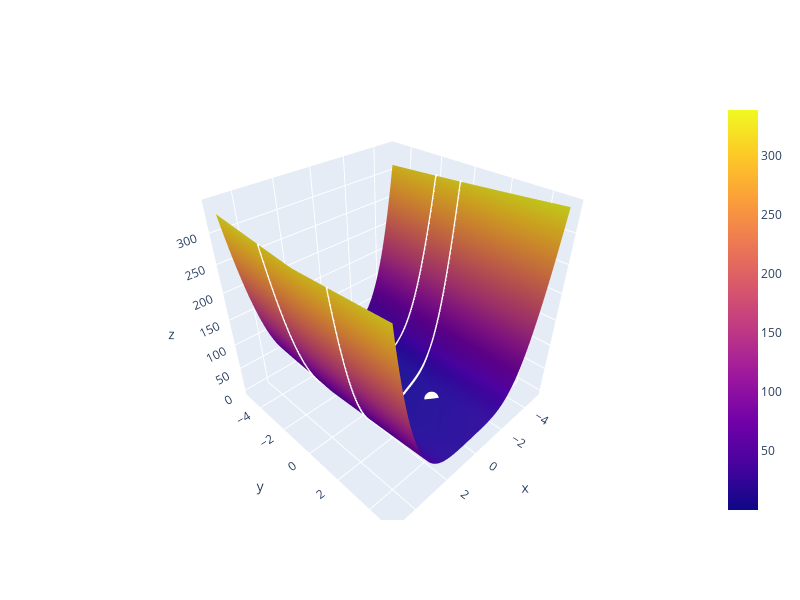

Notebook code for this chart:
### Code cell
fig = go.Figure(data=[
    go.Surface(z=f, x=X1, y=X2),
    go.Scatter3d(
        x=l1x1, y=l1x2, z=l1z,
        marker=dict(color='white', size=1),
        line=dict(color='white', width=5),
        name=''
    ),
    go.Scatter3d(
        x=l2x1, y=l2x2, z=l2z+0.01,
        marker=dict(color='white', size=1),
        line=dict(color='white', width=5),
        name=''
    ),
    go.Scatter3d(
        x=[gm[0]], y=[gm[1]], z=[func(gm)],
        marker=dict(color='white', size=5),
        name=''
    )
])
fig.update_layout(width=800, height=600)
fig.show()

### Figure 1 — Plotly figure (JSON) as saved in the notebook; plotly's stock layout.template omitted (floating-point values rounded to 4 significant figures; data arrays with more than 128 entries replaced by an {"elided": "..."} marker saying what was removed)
{"data": [{"type": "surface", "x": {"elided": "201x201 float values"}, "y": {"elided": "201x201 float values"}, "z": {"elided": "201x201 float values"}}, {"line": {"color": "white", "width": 5}, "marker": {"color": "white", "size": 1}, "name": "", "type": "scatter3d", "x": {"elided": "201 float values"}, "y": {"elided": "201 int values"}, "z": {"elided": "201 float values"}}, {"line": {"color": "white", "width": 5}, "marker": {"color": "white", "size": 1}, "name": "", "type": "scatter3d", "x": {"elided": "201 float values"}, "y": {"elided": "201 float values"}, "z": {"elided": "201 float values"}}, {"marker": {"color": "white", "size": 5}, "name": "", "type": "scatter3d", "x": [-0.7036], "y": [2], "z": [10.2]}], "layout": {"height": 600, "width": 800}}
